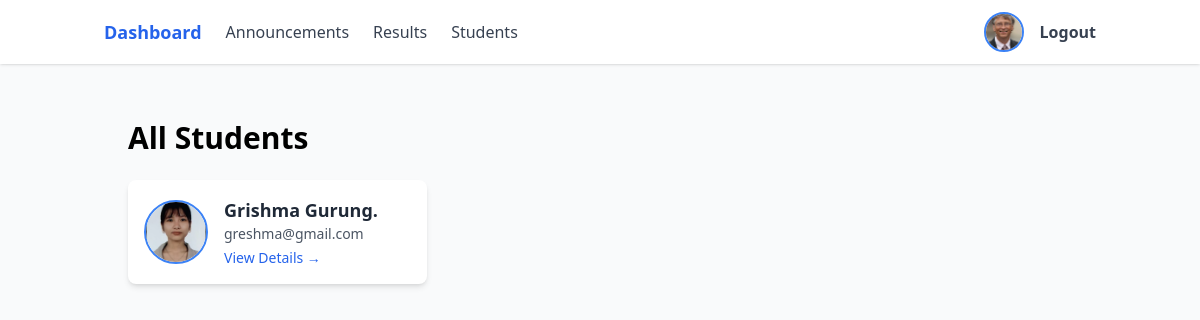
The app's page /teacher/students/ (signed in), older data.
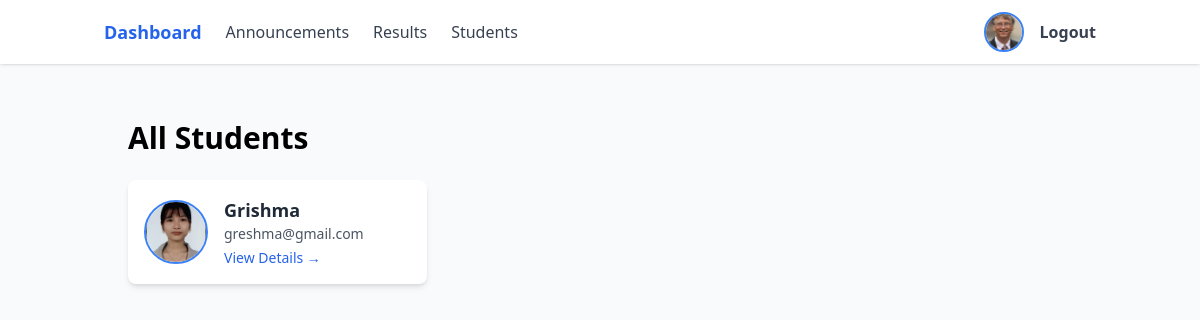
The same page, newer data.
### users/models.py (models this page shows, shortened)
class User(AbstractBaseUser, PermissionsMixin):
    ROLE_CHOICES = [
        ('teacher', 'Teacher'),
        ('student', 'Student'),
        ('admin', 'Admin'),
    ]
    email = models.EmailField(unique=True)
    role = models.CharField(max_length=10, choices=ROLE_CHOICES)
    is_active = models.BooleanField(default=True)
    is_staff = models.BooleanField(default=False)
    profile_image = models.ImageField(upload_to=user_profile_image_path, null=True, blank=True)
    full_name = models.CharField(max_length=255, null=True, blank=True)
    bio = models.TextField(null=True, blank=True)
    USERNAME_FIELD = 'email'
    REQUIRED_FIELDS = ['role']
    objects = UserManager()
    @property
    def is_teacher(self):
        return self.role == 'teacher'
    def get_full_name(self):
        return self.full_name or self.email.split('@')[0]

### users/views.py (the view)
# urls.py: path('teacher/students/', views.teacher_students, name='teacher_students'),
@login_required
def teacher_students(request):
    if not request.user.is_teacher:
        return redirect('login')
    students = User.objects.filter(role='student')
    return render(request, 'users/teacher_students.html', {'students': students})

### users/templates/users/teacher_students.html
{% extends 'users/base.html' %}
{% block content %}
<div class="container mx-auto p-6">
    <h1 class="text-3xl font-bold mb-6">All Students</h1>
    <div class="grid grid-cols-1 md:grid-cols-2 lg:grid-cols-3 xl:grid-cols-4 gap-6">
        {% for student in students %}
        <a href="/teacher/students/{{ student.id }}/" class="block">
            <div class="bg-white rounded-lg shadow-md hover:shadow-lg transition-shadow duration-200 p-4">
                <div class="flex items-center space-x-4">
                    {% if student.profile_image %}
                        <img src="{{ student.profile_image.url }}" alt="{{ student.get_full_name }}" class="w-16 h-16 rounded-full object-cover border-2 border-blue-500" />
                    {% else %}
                        <div class="w-16 h-16 rounded-full bg-gray-200 flex items-center justify-center">
                            <i class="fas fa-user text-gray-400 text-2xl"></i>
                        </div>
                    {% endif %}
                    <div>
                        <h3 class="font-semibold text-lg text-gray-800">{{ student.get_full_name }}</h3>
                        <p class="text-gray-600 text-sm">{{ student.email }}</p>
                        <p class="text-blue-600 text-sm mt-1">View Details →</p>
                    </div>
                </div>
            </div>
        </a>
        {% empty %}
        <div class="col-span-full text-center text-gray-500">No students found.</div>
        {% endfor %}
    </div>
</div>
{% endblock %}

Row changes from the older to the newer data that the page shows:
changed User "greshma@gmail.com": get_full_name "Grishma Gurung." → "Grishma"
